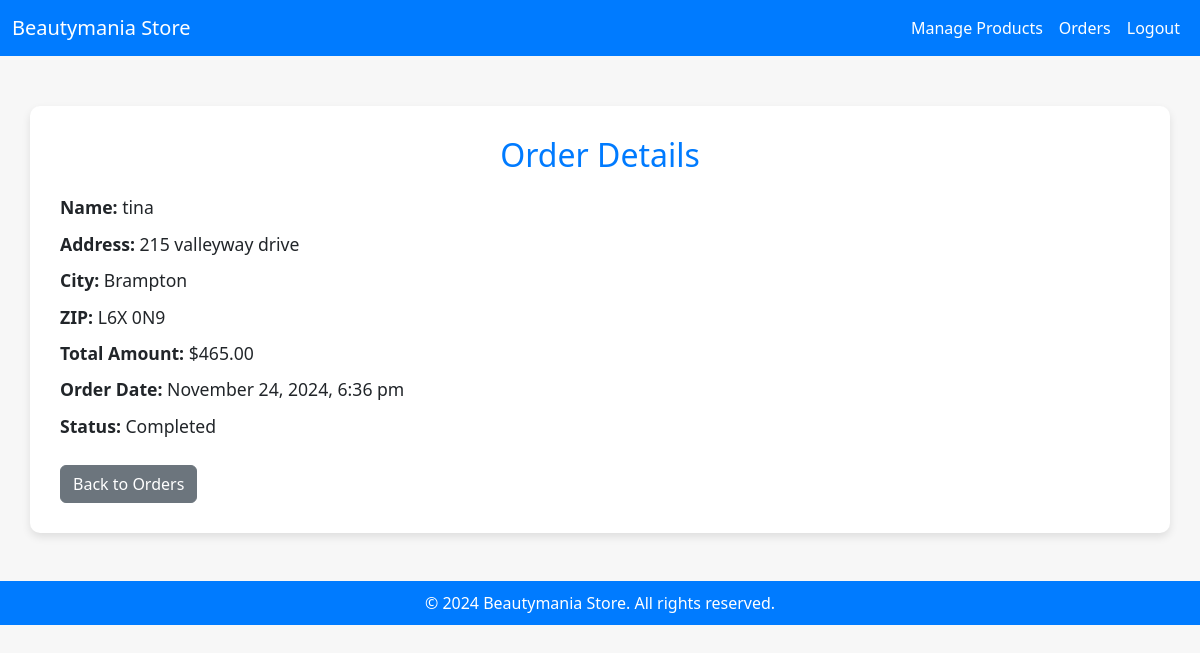
Page /view_order.php?id=6 on the committed database.
### tables this page shows
CREATE TABLE `orders` (
  `id` int(11) NOT NULL,
  `user_id` int(11) NOT NULL,
  `name` varchar(255) NOT NULL,
  `address` varchar(255) NOT NULL,
  `city` varchar(255) NOT NULL,
  `zip` varchar(20) NOT NULL,
  `total` decimal(10,2) NOT NULL,
  `date` datetime NOT NULL,
  `status` enum('Pending','Completed','Cancelled') DEFAULT 'Pending'
);

### view_order.php (the view, shortened to what this page needs)
<?php
require('db_connection_mysqli.php');
if (isset($_GET['id'])) {
    $orderId = intval($_GET['id']);
    $query = "SELECT * FROM orders WHERE id = $orderId";
    $result = mysqli_query($dbc, $query);
    if (mysqli_num_rows($result) > 0) {
        $order = mysqli_fetch_assoc($result);
    } else {
        die('Order not found.');
    }
} else {
    die('Invalid order ID.');
}
?>
<!DOCTYPE html>
<html lang="en">
<head>
    <link href="https://cdn.jsdelivr.net/npm/bootstrap@5.3.0-alpha1/dist/css/bootstrap.min.css" rel="stylesheet">
</head>
<body>
    <nav class="navbar navbar-expand-lg">
        <div class="container-fluid">
            <a class="navbar-brand" href="index.php">Beautymania Store</a>
            <div class="collapse navbar-collapse" id="navbarNav">
                <ul class="navbar-nav ms-auto">
                    <li class="nav-item">
                        <a class="nav-link" href="manage_products.php">Manage Products</a>
                    </li>
                    <li class="nav-item">
                        <a class="nav-link" href="admin_orders.php">Orders</a>
                    </li>
                    <li class="nav-item">
                        <a class="nav-link" href="logout.php">Logout</a>
                    </li>
                </ul>
            </div>
        </div>
    </nav>
    <div class="container">
        <h2>Order Details</h2>
        <div class="order-detail">
            <p><strong>Name:</strong> <?php echo htmlspecialchars($order['name']); ?></p>
            <p><strong>Address:</strong> <?php echo htmlspecialchars($order['address']); ?></p>
            <p><strong>City:</strong> <?php echo htmlspecialchars($order['city']); ?></p>
            <p><strong>ZIP:</strong> <?php echo htmlspecialchars($order['zip']); ?></p>
            <p><strong>Total Amount:</strong> $<?php echo number_format($order['total'], 2); ?></p>
            <p><strong>Order Date:</strong> <?php echo date('F j, Y, g:i a', strtotime($order['date'])); ?></p>
            <p><strong>Status:</strong> <?php echo htmlspecialchars($order['status']); ?></p>
        </div>
        <a href="admin_orders.php" class="btn btn-secondary mt-3">Back to Orders</a>
    </div>
    <footer class="text-center mt-5" style="background-color: #007bff; color: white; padding: 10px;">
        <p class="mb-0">© 2024 Beautymania Store. All rights reserved.</p>
    </footer>
</body>
</html>

### view_order.php (style rules this page uses)
body { background-color: #f7f7f7; }
.container { margin-top: 50px; background-color: #fff; padding: 30px; border-radius: 10px; box-shadow: 0 4px 8px rgba(0, 0, 0, 0.1); }
.navbar { background-color: #007bff; }
.navbar-brand, .nav-link { color: #fff !important; }
h2 { text-align: center; margin-bottom: 20px; color: #007bff; }
.order-detail p { font-size: 1.1em; margin-bottom: 10px; }

### rows in the picture
orders: name "tina", address "215 valleyway drive", city "Brampton", zip "L6X 0N9", total "465.00", date "November 24, 2024, 6:36 pm", status "Completed"
